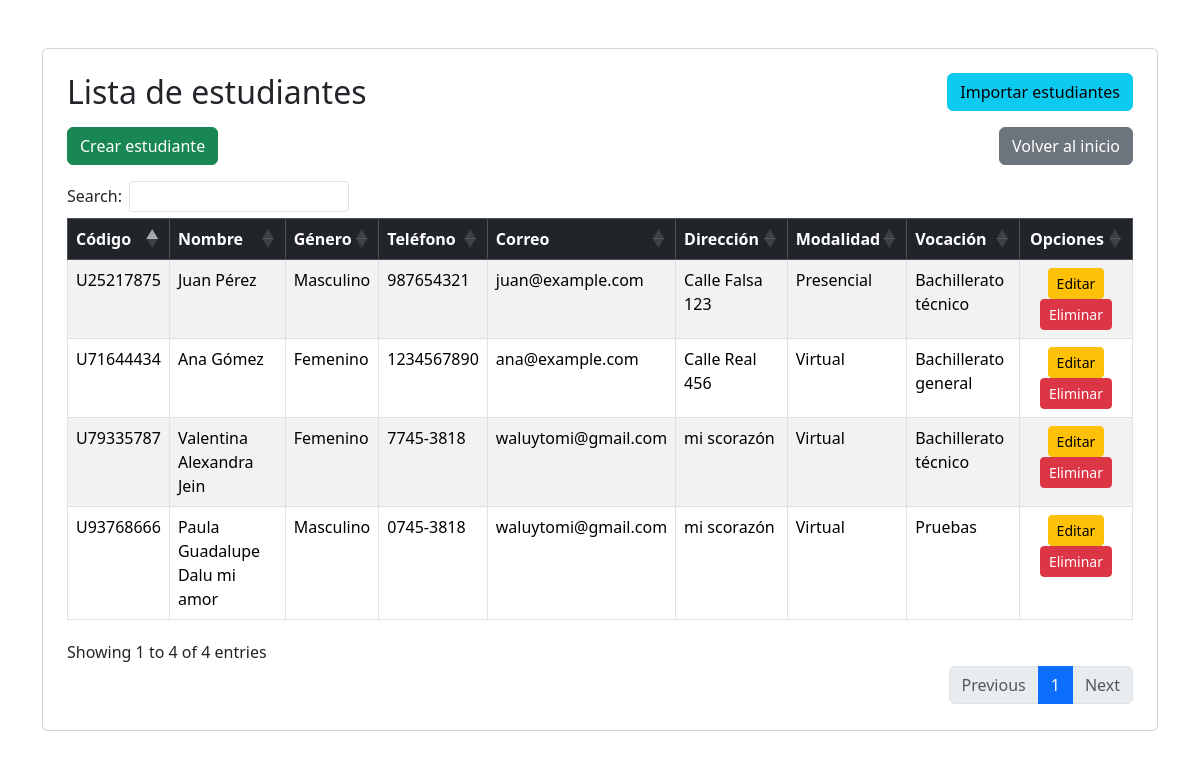
The app's page /PuellaSchool/views/student/studentIndex.php (signed in) with its own data.
### tables this page shows
CREATE TABLE `tbl_student` (
  `StudentID` int NOT NULL AUTO_INCREMENT,
  `studentCode` varchar(10) NOT NULL,
  `studentName` varchar(255) NOT NULL,
  `studentLastName` varchar(255) NOT NULL,
  `studentGender` varchar(50) NOT NULL,
  `studentPhone` varchar(50) NOT NULL,
  `studentEmail` varchar(100) NOT NULL,
  `studentAddress` varchar(255) NOT NULL,
  `studentModality` varchar(50) NOT NULL,
  `VocationID` int DEFAULT NULL,
  PRIMARY KEY (`StudentID`),
  UNIQUE KEY `studentCode` (`studentCode`),
  KEY `VocationID` (`VocationID`),
  CONSTRAINT `tbl_student_ibfk_1` FOREIGN KEY (`VocationID`) REFERENCES `tbl_vocation` (`VocationID`) ON DELETE SET NULL
);

CREATE TABLE `tbl_vocation` (
  `VocationID` int NOT NULL AUTO_INCREMENT,
  `vocationName` varchar(100) NOT NULL,
  `vocationInfo` varchar(255) NOT NULL,
  PRIMARY KEY (`VocationID`)
);

### PuellaSchool/controllers/studentController.php (called while the page is built, shortened)
<?php
require_once(dirname(__FILE__) . "/../conf/database.php");
require_once(dirname(__FILE__) . "/../models/studentModel.php");
class StudentController
{
    private $student;
    public function __construct()
    {
        $database = new Database();
        $this->db = $database->getConnection();
        $this->student = new StudentModel($this->db);
    }
    public function index()
    {
        $result = $this->student->getStudents();
        $students = $result->fetchAll(PDO::FETCH_ASSOC);
        include(dirname(__FILE__) . '/../views/student/studentList.php');
    }
}

### PuellaSchool/conf/database.php (called while the page is built, shortened)
<?php
    class Database{
        private $host = "localhost";
        private $database = "PuellaSchoolDB";
        private $user = "root";
        private $password = "123123";
        public function getConnection(){
            $this->conn = null;
            try{
                $this->conn = new PDO("mysql:host=".$this->host.";dbname=".$this->database, $this->user, $this->password);
                $this->conn->exec("set names utf8");
            }catch(PDOException $ex){
                echo"Connection error: ".$ex->getMessage();
                die();
            }
            return $this->conn;
        }
    }
?>

### PuellaSchool/models/studentModel.php (called while the page is built, shortened)
<?php
class StudentModel
{
    private $conn;
    public function __construct($db)
    {
        $this->conn = $db;
    }
    public function getStudents()
    {
        $query = "CALL sp_SelectStudents();";
        $result = $this->conn->prepare($query);
        $result->execute();
        return $result;
    }
}

### PuellaSchool/views/student/studentList.php (the view, shortened to what this page needs)
<!DOCTYPE html>
<html lang="en">
<head>
    <link href="https://cdn.jsdelivr.net/npm/bootstrap@5.3.3/dist/css/bootstrap.min.css" rel="stylesheet"
>
    <link href="https://cdnjs.cloudflare.com/ajax/libs/font-awesome/6.4.0/css/all.min.css" rel="stylesheet">
    <link href="https://cdn.datatables.net/1.13.7/css/dataTables.bootstrap5.min.css" rel="stylesheet">
    <link href="https://cdn.datatables.net/buttons/2.4.1/css/buttons.bootstrap5.min.css" rel="stylesheet">
</head>
<body>
    <div class="container">
        <div class="card mt-5 p-4">
            <div class="d-flex justify-content-between align-items-center mb-3">
                <h2 class="mb-0">Lista de estudiantes</h2>
                <a href="./studentIndex.php?action=import" class="btn btn-info" style="white-space: nowrap;">Importar estudiantes</a>
            </div>
            <div class="d-flex justify-content-between mb-3">
                <a href="./studentIndex.php?action=create" class="btn btn-success">Crear estudiante</a>
                <a href="../dist/pages/index.php" class="btn btn-secondary">Volver al inicio</a>
            </div>
            <div class="table-responsive">
                <table class="table table-striped table-bordered" id="studentTable">
                    <thead class="table-dark">
                        <tr>
                            <th scope="col">Código</th>
                            <th scope="col">Nombre</th>
                            <th scope="col">Género</th>
                            <th scope="col">Teléfono</th>
                            <th scope="col">Correo</th>
                            <th scope="col">Dirección</th>
                            <th scope="col">Modalidad</th>
                            <th scope="col">Vocación</th>
                            <th scope="col" class="text-center">Opciones</th>
                        </tr>
                    </thead>
                    <tbody>
                        <?php foreach ($students as $student) : ?>
                            <tr>
                                <td><?= htmlspecialchars($student['studentCode']); ?></td>
                                <td><?= htmlspecialchars($student['studentName']); ?> <?= htmlspecialchars($student['studentLastName']); ?></td>
                                <td><?= htmlspecialchars($student['studentGender']); ?></td>
                                <td><?= htmlspecialchars($student['studentPhone']); ?></td>
                                <td><?= htmlspecialchars($student['studentEmail']); ?></td>
                                <td><?= htmlspecialchars($student['studentAddress']); ?></td>
                                <td><?= htmlspecialchars($student['studentModality']); ?></td>
                                <td><?= htmlspecialchars($student['vocationName']); ?></td>
                                <td class="text-center">
                                    <a href="studentIndex.php?action=edit&id=<?= $student['StudentID'] ?>" class="btn btn-warning btn-sm">Editar</a>
                                    <a href="studentIndex.php?action=delete&id=<?= $student['StudentID'] ?>" class="btn btn-danger btn-sm">Eliminar</a>
                                </td>
                            </tr>
                        <?php endforeach; ?>
                    </tbody>
                </table>
            </div>
        </div>
    </div>
</body>
</html>

### records on screen
tbl_student: studentCode "U93768666", studentName "Paula Guadalupe", studentLastName "Dalu mi amor", studentGender "Masculino", studentPhone "0745-3818", studentEmail "waluytomi@gmail.com", studentAddress "mi scorazón", studentModality "Virtual", VocationID.vocationName "Pruebas"
tbl_student: studentCode "U79335787", studentName "Valentina Alexandra", studentLastName "Jein", studentGender "Femenino", studentPhone "7745-3818", studentEmail "waluytomi@gmail.com", studentAddress "mi scorazón", studentModality "Virtual", VocationID.vocationName "Bachillerato técnico"
tbl_student: studentCode "U25217875", studentName "Juan", studentLastName "Pérez", studentGender "Masculino", studentPhone "987654321", studentEmail "juan@example.com", studentAddress "Calle Falsa 123", studentModality "Presencial", VocationID.vocationName "Bachillerato técnico"
tbl_student: studentCode "U71644434", studentName "Ana", studentLastName "Gómez", studentGender "Femenino", studentPhone "1234567890", studentEmail "ana@example.com", studentAddress "Calle Real 456", studentModality "Virtual", VocationID.vocationName "Bachillerato general"
